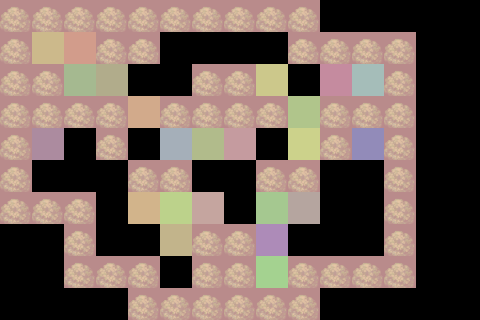

A level layout from a 2D game, rendered from its tile map. Below: a short description, then the map file with tile-grid data replaced by summaries:
An orthogonal 15x10 tile map with 32x32 px tiles, 3 tile layers (Background, IndexInfo, MetaInfo), 3 tilesets and 24 objects (HeroPoint, DemonPoint1, DemonPoint2, DemonPoint3, WolfPoint1, ...).

<map version="1.0" tiledversion="1.0.3" orientation="orthogonal" renderorder="right-down" width="15" height="10" tilewidth="32" tileheight="32" nextobjectid="25">
 <tileset firstgid="1" source="holyGrail-Bush.tsx" />
 <tileset firstgid="57" source="meta.tsx" />
 <tileset firstgid="66" source="indexMeta.tsx" />
 <layer name="Background" width="15" height="10">
  <data>[150 cells, 66 non-empty, 1 distinct tile ids]</data>
 </layer>
 <objectgroup name="Objects">
  <object id="1" name="HeroPoint" x="208" y="48" />
  <object id="2" name="DemonPoint1" x="112" y="80" />
  <object id="3" name="DemonPoint2" x="208" y="144" />
  <object id="4" name="DemonPoint3" x="304" y="112" />
  <object id="5" name="WolfPoint1" x="80" y="48" />
  <object id="6" name="WolfPoint2" x="144" y="112" />
  <object id="7" name="WolfPoint3" x="144" y="208" />
  <object id="8" name="WolfPoint4" x="176" y="240" />
  <object id="9" name="JellyPoint1" x="336" y="80" />
  <object id="10" name="JellyPoint2" x="240" y="144" />
  <object id="11" name="JellyPoint3" x="208" y="208" />
  <object id="12" name="JellyPoint4" x="304" y="208" />
  <object id="13" name="JellyPoint5" x="272" y="240" />
  <object id="14" name="MacePoint1" x="48" y="48" />
  <object id="15" name="MacePoint2" x="272" y="80" />
  <object id="16" name="MacePoint3" x="304" y="144" />
  <object id="17" name="MacePoint4" x="176" y="208" />
  <object id="18" name="SwordPoint1" x="80" y="80" />
  <object id="19" name="SwordPoint2" x="272" y="208" />
  <object id="20" name="SwordPoint3" x="272" y="272" />
  <object id="21" name="KeyPoint" x="368" y="144" />
  <object id="22" name="BoxPoint" x="48" y="144" />
  <object id="23" name="HolySwordPoint1" x="176" y="144" />
  <object id="24" name="HolySwordPoint2" x="368" y="80" />
 </objectgroup>
 <layer name="IndexInfo" width="15" height="10" opacity="0.73">
  <data>[150 cells, 21 non-empty, 5 distinct tile ids]</data>
 </layer>
 <layer name="MetaInfo" width="15" height="10" opacity="0.73">
  <data>[150 cells, 89 non-empty, 9 distinct tile ids]</data>
 </layer>
</map>
